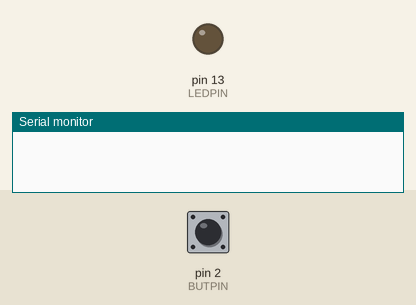
This sketch was run on a simulated Arduino Uno, built with avr-gcc and run on an emulated ATmega328P. On the bench: output pins drawn as LEDs (lit = HIGH), the last lines printed to the serial monitor. The inputs (shaded band) are chosen by the test bench; at power-on: pin 2 (BUTPIN) HIGH.

Above: at 1.2 s.
1.3 s: pin 2 (BUTPIN) pulled LOW for 0.15 s
At 1.37 s:
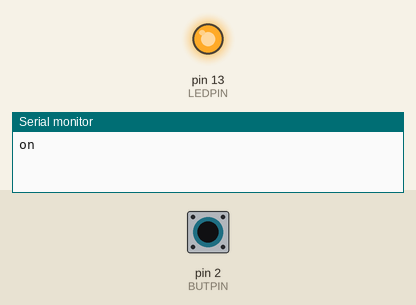
2.9 s: pin 2 (BUTPIN) pulled LOW for 3.2 s
At 7.4 s:
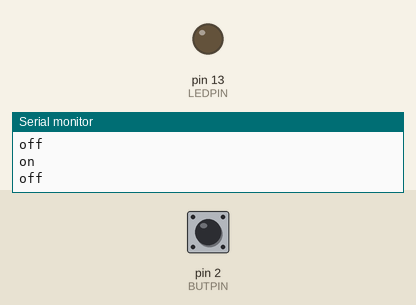
Timing chart, 0 to 8.9 s (numbered marks = the images above; inputs shaded):
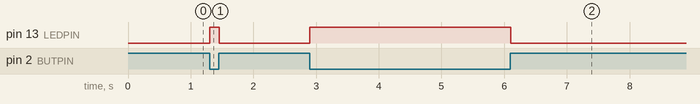

The sketch:

input.ino
```cpp
#define LEDPIN 13
#define BUTPIN 2

#define PAUSEON 500
#define PAUSEOFF 500

void setup()
{
    Serial.begin(9600);
    pinMode(LEDPIN, OUTPUT);
    pinMode(BUTPIN, INPUT_PULLUP);
}

void loop()
{
    while (digitalRead(BUTPIN) == HIGH)
        delay(10);
    Serial.println("on");
    digitalWrite(LEDPIN, HIGH);
    while (digitalRead(BUTPIN) == LOW)
        delay(10);
    Serial.println("off");
    digitalWrite(LEDPIN, LOW);
}
```

Measured:
- after the input at 1.3 s, pin 13 (LEDPIN): LOW → HIGH at once, → LOW 0.15 s later
- after the input at 2.9 s, pin 13 (LEDPIN): LOW → HIGH at once, → LOW 3.2 s later
